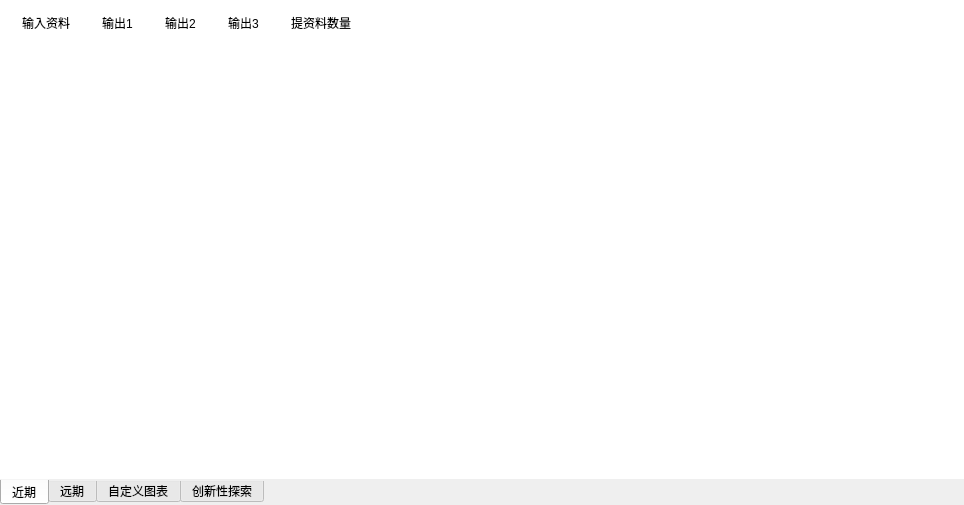
<?xml version="1.0" encoding="UTF-8"?>
<ui version="4.0">
 <class>afcCalMain</class>
 <widget class="QWidget" name="afcCalMain">
  <property name="geometry">
   <rect>
    <x>0</x>
    <y>0</y>
    <width>862</width>
    <height>0</height>
   </rect>
  </property>
  <property name="windowTitle">
   <string>Form</string>
  </property>
  <property name="styleSheet">
   <string notr="true">/*
QPushButton {
	border-radius: 0px;
    color: white;
	padding: 4px 8px;
    text-align: center;
    text-decoration: none;
    background-color: white;
    color: black;
    border: 1px solid rgb(0, 122, 204);
}
QPushButton:checked {
    background-color: rgb(0, 122, 204);
    text-align: center;
    text-decoration: none;
    color: white;
}
QPushButton:disabled {
    background-color: white;
    text-align: center;
    text-decoration: none;
    color: grey;
    border: 1px solid grey;
}
QPushButton:hover {
    background-color: rgb(0, 122, 204);
    color: white;
}
QPushButton:pressed {
    background-color: rgb(0, 122, 204);
}
*/

QPushButton {
	border-radius: 0px;
    color: white;
	padding: 4px 12px;
    text-align: center;
    text-decoration: none;
    background-color: white;
    color: black;
    border: 1px solid white;
}
QPushButton:checked {
    background-color: white;
    text-align: center;
    text-decoration: none;
    color: black;
	border: 1px solid rgb(51,153,255);
}
QPushButton:disabled {
    background-color: white;
    text-align: center;
    text-decoration: none;
    color: grey;
    border: 1px solid white;
}
QPushButton:hover {
    background-color: rgb(201,222,245);
    color: black;
}
QPushButton:pressed {
    background-color: rgb(0,122,204);
	color:white
}

/*tablewidget 样式*/
QTableView , QTableWidget{
	selection-background-color: rgb(178,215,240);
	background-color:white;/*整个表格的背景色，这里为白色*/
	alternate-background-color: rgb(250, 250, 250);
	border:0px solid #E0DDDC;/*边框为1像素，灰色*/
	border-top:0px solid #E0DDDC;
	border-bottom:0px solid #E0DDDC;
	gridline-color:lightgray;/*这个是表格的格子线的颜色，为亮灰*/
}
/*这里是表格表头样式*/
QHeaderView::section{
	background-color:white;/*背景色 白色*/
	border:0px solid #E0DDDC;/*先把边框宽度设为0，即隐藏所有表头边框*/
	border-bottom:1px solid #E0DDDC;/*然后只显示下边框，因为上边框和左右边框是整个Table的边框，都显示会有2px的边框宽度*/
	height:50px;/*表头高度*/
}

QTableView QTableCornerButton::section {
	border:0px solid #E0DDDC;
	background-color:white;
	border-top:0px solid #E0DDDC;
	border-left:0px solid #E0DDDC;
	border-right:0px solid #E0DDDC;
}
</string>
  </property>
  <layout class="QGridLayout" name="gridLayout_3">
   <property name="leftMargin">
    <number>0</number>
   </property>
   <property name="topMargin">
    <number>0</number>
   </property>
   <property name="rightMargin">
    <number>0</number>
   </property>
   <property name="bottomMargin">
    <number>0</number>
   </property>
   <item row="0" column="0">
    <widget class="QTabWidget" name="tabWidget">
     <property name="styleSheet">
      <string notr="true">QTabWidget {

}
QTabWidget::pane {
	border:0px solid rgb(204,206,219);
	background-color: rgb(255, 255, 255);
}

QTavWidget::tab-bar{
	
}
QTabBar::tab{

}
QTabBar::tab:hover{

}
QTabBar::tab:selected{

}
</string>
     </property>
     <property name="tabPosition">
      <enum>QTabWidget::South</enum>
     </property>
     <property name="currentIndex">
      <number>0</number>
     </property>
     <widget class="QWidget" name="tab_recent">
      <attribute name="title">
       <string>近期</string>
      </attribute>
      <layout class="QGridLayout" name="gridLayout_2">
       <property name="leftMargin">
        <number>9</number>
       </property>
       <property name="rightMargin">
        <number>9</number>
       </property>
       <property name="bottomMargin">
        <number>0</number>
       </property>
       <item row="0" column="4">
        <widget class="QPushButton" name="o4Btn">
         <property name="font">
          <font>
           <pointsize>9</pointsize>
           <underline>false</underline>
           <strikeout>false</strikeout>
          </font>
         </property>
         <property name="text">
          <string>提资料数量</string>
         </property>
         <property name="checkable">
          <bool>true</bool>
         </property>
        </widget>
       </item>
       <item row="0" column="1">
        <widget class="QPushButton" name="o2Btn">
         <property name="text">
          <string>输出1</string>
         </property>
         <property name="checkable">
          <bool>true</bool>
         </property>
        </widget>
       </item>
       <item row="1" column="0" colspan="9">
        <widget class="QStackedWidget" name="stackedWidget">
         <property name="styleSheet">
          <string notr="true"/>
         </property>
         <property name="currentIndex">
          <number>4</number>
         </property>
         <widget class="QWidget" name="o1Wdiget">
          <layout class="QVBoxLayout" name="verticalLayout">
           <property name="leftMargin">
            <number>0</number>
           </property>
           <property name="topMargin">
            <number>0</number>
           </property>
           <property name="rightMargin">
            <number>0</number>
           </property>
           <property name="bottomMargin">
            <number>0</number>
           </property>
           <item>
            <widget class="QTableWidget" name="o1tableWidget"/>
           </item>
          </layout>
         </widget>
         <widget class="QWidget" name="o2Wdiget">
          <layout class="QVBoxLayout" name="verticalLayout_2">
           <property name="leftMargin">
            <number>0</number>
           </property>
           <property name="topMargin">
            <number>0</number>
           </property>
           <property name="rightMargin">
            <number>0</number>
           </property>
           <property name="bottomMargin">
            <number>0</number>
           </property>
           <item>
            <widget class="QTableWidget" name="o2tableWidget"/>
           </item>
          </layout>
         </widget>
         <widget class="QWidget" name="o3Wdiget">
          <layout class="QVBoxLayout" name="verticalLayout_3">
           <property name="leftMargin">
            <number>0</number>
           </property>
           <property name="topMargin">
            <number>0</number>
           </property>
           <property name="rightMargin">
            <number>0</number>
           </property>
           <property name="bottomMargin">
            <number>0</number>
           </property>
           <item>
            <widget class="QTableWidget" name="o3tableWidget"/>
           </item>
          </layout>
         </widget>
         <widget class="QWidget" name="o4Wdiget">
          <layout class="QVBoxLayout" name="verticalLayout_4">
           <property name="leftMargin">
            <number>0</number>
           </property>
           <property name="topMargin">
            <number>0</number>
           </property>
           <property name="rightMargin">
            <number>0</number>
           </property>
           <property name="bottomMargin">
            <number>0</number>
           </property>
           <item>
            <widget class="QTableWidget" name="o4tableWidget"/>
           </item>
          </layout>
         </widget>
         <widget class="QWidget" name="o5Widget">
          <layout class="QVBoxLayout" name="verticalLayout_13">
           <property name="leftMargin">
            <number>0</number>
           </property>
           <property name="topMargin">
            <number>0</number>
           </property>
           <property name="rightMargin">
            <number>0</number>
           </property>
           <property name="bottomMargin">
            <number>0</number>
           </property>
           <item>
            <widget class="QTableWidget" name="o5tableWidget"/>
           </item>
          </layout>
         </widget>
        </widget>
       </item>
       <item row="0" column="0">
        <widget class="QPushButton" name="o1Btn">
         <property name="text">
          <string>输入资料</string>
         </property>
         <property name="checkable">
          <bool>true</bool>
         </property>
         <property name="checked">
          <bool>false</bool>
         </property>
         <property name="autoExclusive">
          <bool>false</bool>
         </property>
         <property name="flat">
          <bool>false</bool>
         </property>
        </widget>
       </item>
       <item row="0" column="2">
        <widget class="QPushButton" name="o3Btn">
         <property name="text">
          <string>输出2</string>
         </property>
         <property name="checkable">
          <bool>true</bool>
         </property>
        </widget>
       </item>
       <item row="0" column="5">
        <spacer name="horizontalSpacer">
         <property name="orientation">
          <enum>Qt::Horizontal</enum>
         </property>
         <property name="sizeHint" stdset="0">
          <size>
           <width>531</width>
           <height>20</height>
          </size>
         </property>
        </spacer>
       </item>
       <item row="0" column="6" colspan="3">
        <widget class="QPushButton" name="toExcelBtn">
         <property name="styleSheet">
          <string notr="true">padding:5px</string>
         </property>
         <property name="text">
          <string/>
         </property>
         <property name="icon">
          <iconset resource="../../../../../resources.qrc">
           <normaloff>:/resource/ExportToExcel_16x.svg</normaloff>:/resource/ExportToExcel_16x.svg</iconset>
         </property>
         <property name="iconSize">
          <size>
           <width>16</width>
           <height>16</height>
          </size>
         </property>
        </widget>
       </item>
       <item row="0" column="3">
        <widget class="QPushButton" name="o5Btn">
         <property name="text">
          <string>输出3</string>
         </property>
         <property name="checkable">
          <bool>true</bool>
         </property>
        </widget>
       </item>
      </layout>
     </widget>
     <widget class="QWidget" name="tab_far">
      <attribute name="title">
       <string>远期</string>
      </attribute>
      <layout class="QGridLayout" name="gridLayout">
       <property name="bottomMargin">
        <number>0</number>
       </property>
       <item row="1" column="0" colspan="8">
        <widget class="QStackedWidget" name="stackedWidget_2">
         <property name="styleSheet">
          <string notr="true"/>
         </property>
         <property name="currentIndex">
          <number>4</number>
         </property>
         <widget class="QWidget" name="o1Wdiget_2">
          <layout class="QVBoxLayout" name="verticalLayout_6">
           <property name="leftMargin">
            <number>0</number>
           </property>
           <property name="topMargin">
            <number>0</number>
           </property>
           <property name="rightMargin">
            <number>0</number>
           </property>
           <property name="bottomMargin">
            <number>0</number>
           </property>
           <item>
            <widget class="QTableWidget" name="o1tableWidget_2"/>
           </item>
          </layout>
         </widget>
         <widget class="QWidget" name="o2Wdiget_2">
          <layout class="QVBoxLayout" name="verticalLayout_7">
           <property name="leftMargin">
            <number>0</number>
           </property>
           <property name="topMargin">
            <number>0</number>
           </property>
           <property name="rightMargin">
            <number>0</number>
           </property>
           <property name="bottomMargin">
            <number>0</number>
           </property>
           <item>
            <widget class="QTableWidget" name="o2tableWidget_2"/>
           </item>
          </layout>
         </widget>
         <widget class="QWidget" name="o3Wdiget_2">
          <layout class="QVBoxLayout" name="verticalLayout_8">
           <property name="leftMargin">
            <number>0</number>
           </property>
           <property name="topMargin">
            <number>0</number>
           </property>
           <property name="rightMargin">
            <number>0</number>
           </property>
           <property name="bottomMargin">
            <number>0</number>
           </property>
           <item>
            <widget class="QTableWidget" name="o3tableWidget_2"/>
           </item>
          </layout>
         </widget>
         <widget class="QWidget" name="o4Wdiget_2">
          <layout class="QVBoxLayout" name="verticalLayout_9">
           <property name="leftMargin">
            <number>0</number>
           </property>
           <property name="topMargin">
            <number>0</number>
           </property>
           <property name="rightMargin">
            <number>0</number>
           </property>
           <property name="bottomMargin">
            <number>0</number>
           </property>
           <item>
            <widget class="QTableWidget" name="o4tableWidget_2"/>
           </item>
          </layout>
         </widget>
         <widget class="QWidget" name="o5Widget_2">
          <layout class="QVBoxLayout" name="verticalLayout_19">
           <property name="leftMargin">
            <number>0</number>
           </property>
           <property name="topMargin">
            <number>0</number>
           </property>
           <property name="rightMargin">
            <number>0</number>
           </property>
           <property name="bottomMargin">
            <number>0</number>
           </property>
           <item>
            <widget class="QTableWidget" name="o5tableWidget_2"/>
           </item>
          </layout>
         </widget>
        </widget>
       </item>
       <item row="0" column="2">
        <widget class="QPushButton" name="o3Btn_2">
         <property name="text">
          <string>输出2</string>
         </property>
         <property name="checkable">
          <bool>true</bool>
         </property>
        </widget>
       </item>
       <item row="0" column="0">
        <widget class="QPushButton" name="o1Btn_2">
         <property name="text">
          <string>输入资料</string>
         </property>
         <property name="checkable">
          <bool>true</bool>
         </property>
         <property name="checked">
          <bool>false</bool>
         </property>
         <property name="autoExclusive">
          <bool>false</bool>
         </property>
         <property name="flat">
          <bool>false</bool>
         </property>
        </widget>
       </item>
       <item row="0" column="4">
        <widget class="QPushButton" name="o4Btn_2">
         <property name="text">
          <string>提资料数量</string>
         </property>
         <property name="checkable">
          <bool>true</bool>
         </property>
        </widget>
       </item>
       <item row="0" column="6" colspan="2">
        <widget class="QPushButton" name="toExcelBtn_2">
         <property name="styleSheet">
          <string notr="true">padding:5px</string>
         </property>
         <property name="text">
          <string/>
         </property>
         <property name="icon">
          <iconset resource="../../../../../resources.qrc">
           <normaloff>:/resource/ExportToExcel_16x.svg</normaloff>:/resource/ExportToExcel_16x.svg</iconset>
         </property>
         <property name="iconSize">
          <size>
           <width>16</width>
           <height>16</height>
          </size>
         </property>
        </widget>
       </item>
       <item row="0" column="1">
        <widget class="QPushButton" name="o2Btn_2">
         <property name="text">
          <string>输出1</string>
         </property>
         <property name="checkable">
          <bool>true</bool>
         </property>
        </widget>
       </item>
       <item row="0" column="5">
        <spacer name="horizontalSpacer_2">
         <property name="orientation">
          <enum>Qt::Horizontal</enum>
         </property>
         <property name="sizeHint" stdset="0">
          <size>
           <width>531</width>
           <height>20</height>
          </size>
         </property>
        </spacer>
       </item>
       <item row="0" column="3">
        <widget class="QPushButton" name="o5Btn_2">
         <property name="text">
          <string>输出3</string>
         </property>
         <property name="checkable">
          <bool>true</bool>
         </property>
        </widget>
       </item>
      </layout>
     </widget>
     <widget class="QWidget" name="tab_figure">
      <attribute name="title">
       <string>自定义图表</string>
      </attribute>
      <layout class="QVBoxLayout" name="verticalLayout_10" stretch="0">
       <property name="bottomMargin">
        <number>0</number>
       </property>
       <item>
        <layout class="QGridLayout" name="gridLayout_4" columnstretch="1,6">
         <property name="leftMargin">
          <number>5</number>
         </property>
         <property name="topMargin">
          <number>5</number>
         </property>
         <property name="rightMargin">
          <number>5</number>
         </property>
         <property name="bottomMargin">
          <number>5</number>
         </property>
         <item row="0" column="1" rowspan="2">
          <widget class="QFrame" name="frame_2">
           <property name="styleSheet">
            <string notr="true">QFrame#frame_2{
	border:1px solid rgb(204,206,219);
     background-color: transparent;
     border-top: 10px solid qlineargradient(y0:0, y1:1,stop: 0 #ececef, stop: 1 white);
     border-left: 10px solid qlineargradient(x0:0, x1:1,stop: 0 #ececef, stop: 1 white);
     border-bottom: 10px solid qlineargradient(y0:0, y1:1,stop: 0 white, stop: 1  #ececef);
     border-right: 10px solid qlineargradient(x0:0, x1:1,stop:  0 white, stop: 1 #ececef);
}</string>
           </property>
           <property name="frameShape">
            <enum>QFrame::StyledPanel</enum>
           </property>
           <property name="frameShadow">
            <enum>QFrame::Raised</enum>
           </property>
           <layout class="QVBoxLayout" name="verticalLayout_31">
            <property name="leftMargin">
             <number>0</number>
            </property>
            <property name="topMargin">
             <number>0</number>
            </property>
            <property name="rightMargin">
             <number>0</number>
            </property>
            <property name="bottomMargin">
             <number>0</number>
            </property>
            <item>
             <layout class="QVBoxLayout" name="verticalLayout_30"/>
            </item>
           </layout>
          </widget>
         </item>
         <item row="0" column="0" rowspan="2">
          <widget class="QFrame" name="frame">
           <property name="styleSheet">
            <string notr="true">QFrame#frame{
	border:1px solid rgb(204,206,219);
     background-color: transparent;
     border-top: 10px solid qlineargradient(y0:0, y1:1,stop: 0 #ececef, stop: 1 white);
     border-left: 10px solid qlineargradient(x0:0, x1:1,stop: 0 #ececef, stop: 1 white);
     border-bottom: 10px solid qlineargradient(y0:0, y1:1,stop: 0 white, stop: 1  #ececef);
     border-right: 10px solid qlineargradient(x0:0, x1:1,stop:  0 white, stop: 1 #ececef);
}</string>
           </property>
           <property name="frameShape">
            <enum>QFrame::StyledPanel</enum>
           </property>
           <property name="frameShadow">
            <enum>QFrame::Raised</enum>
           </property>
           <layout class="QVBoxLayout" name="verticalLayout_29">
            <property name="leftMargin">
             <number>0</number>
            </property>
            <property name="topMargin">
             <number>0</number>
            </property>
            <property name="rightMargin">
             <number>0</number>
            </property>
            <property name="bottomMargin">
             <number>0</number>
            </property>
            <item>
             <layout class="QGridLayout" name="gridLayout_5">
              <item row="0" column="0" rowspan="2" colspan="2">
               <layout class="QVBoxLayout" name="verticalLayout_12">
                <property name="leftMargin">
                 <number>9</number>
                </property>
                <property name="topMargin">
                 <number>9</number>
                </property>
                <property name="rightMargin">
                 <number>9</number>
                </property>
                <property name="bottomMargin">
                 <number>9</number>
                </property>
                <item>
                 <widget class="QLabel" name="label">
                  <property name="text">
                   <string>表格类型</string>
                  </property>
                 </widget>
                </item>
                <item>
                 <widget class="QComboBox" name="comboBox">
                  <item>
                   <property name="text">
                    <string>柱状图</string>
                   </property>
                  </item>
                  <item>
                   <property name="text">
                    <string>平行分类图</string>
                   </property>
                  </item>
                  <item>
                   <property name="text">
                    <string>饼图</string>
                   </property>
                  </item>
                 </widget>
                </item>
               </layout>
              </item>
              <item row="2" column="0">
               <widget class="QTabWidget" name="tabWidget_2">
                <property name="currentIndex">
                 <number>1</number>
                </property>
                <property name="tabBarAutoHide">
                 <bool>true</bool>
                </property>
                <widget class="QWidget" name="bar_tab">
                 <attribute name="title">
                  <string>bar</string>
                 </attribute>
                 <layout class="QVBoxLayout" name="verticalLayout_15">
                  <property name="leftMargin">
                   <number>9</number>
                  </property>
                  <item>
                   <widget class="QLabel" name="label_2">
                    <property name="text">
                     <string>x轴</string>
                    </property>
                   </widget>
                  </item>
                  <item>
                   <layout class="QVBoxLayout" name="verticalLayout_16">
                    <property name="leftMargin">
                     <number>0</number>
                    </property>
                    <property name="topMargin">
                     <number>0</number>
                    </property>
                    <property name="rightMargin">
                     <number>0</number>
                    </property>
                    <property name="bottomMargin">
                     <number>0</number>
                    </property>
                   </layout>
                  </item>
                  <item>
                   <widget class="QLabel" name="label_3">
                    <property name="text">
                     <string>y轴</string>
                    </property>
                   </widget>
                  </item>
                  <item>
                   <layout class="QVBoxLayout" name="verticalLayout_17">
                    <property name="leftMargin">
                     <number>0</number>
                    </property>
                    <property name="topMargin">
                     <number>0</number>
                    </property>
                    <property name="rightMargin">
                     <number>0</number>
                    </property>
                    <property name="bottomMargin">
                     <number>0</number>
                    </property>
                   </layout>
                  </item>
                  <item>
                   <widget class="QLabel" name="label_5">
                    <property name="text">
                     <string>模式</string>
                    </property>
                   </widget>
                  </item>
                  <item>
                   <widget class="QComboBox" name="mode_combo_box">
                    <item>
                     <property name="text">
                      <string>堆叠</string>
                     </property>
                    </item>
                    <item>
                     <property name="text">
                      <string>组合</string>
                     </property>
                    </item>
                   </widget>
                  </item>
                  <item>
                   <widget class="QPushButton" name="generate_bar_button">
                    <property name="styleSheet">
                     <string notr="true">QPushButton{
	border:1px solid black;
}</string>
                    </property>
                    <property name="text">
                     <string>生成</string>
                    </property>
                   </widget>
                  </item>
                  <item>
                   <spacer name="verticalSpacer">
                    <property name="orientation">
                     <enum>Qt::Vertical</enum>
                    </property>
                    <property name="sizeHint" stdset="0">
                     <size>
                      <width>20</width>
                      <height>40</height>
                     </size>
                    </property>
                   </spacer>
                  </item>
                 </layout>
                </widget>
                <widget class="QWidget" name="parallel_tab">
                 <attribute name="title">
                  <string>parallel</string>
                 </attribute>
                 <layout class="QVBoxLayout" name="verticalLayout_11">
                  <property name="leftMargin">
                   <number>9</number>
                  </property>
                  <property name="topMargin">
                   <number>9</number>
                  </property>
                  <property name="rightMargin">
                   <number>9</number>
                  </property>
                  <property name="bottomMargin">
                   <number>9</number>
                  </property>
                  <item>
                   <layout class="QVBoxLayout" name="verticalLayout_5">
                    <property name="leftMargin">
                     <number>0</number>
                    </property>
                    <property name="topMargin">
                     <number>0</number>
                    </property>
                    <property name="rightMargin">
                     <number>0</number>
                    </property>
                    <property name="bottomMargin">
                     <number>0</number>
                    </property>
                    <item>
                     <widget class="QLabel" name="label_6">
                      <property name="text">
                       <string>维度</string>
                      </property>
                     </widget>
                    </item>
                    <item>
                     <layout class="QVBoxLayout" name="verticalLayout_14">
                      <property name="leftMargin">
                       <number>5</number>
                      </property>
                      <property name="topMargin">
                       <number>5</number>
                      </property>
                      <property name="rightMargin">
                       <number>5</number>
                      </property>
                      <property name="bottomMargin">
                       <number>5</number>
                      </property>
                     </layout>
                    </item>
                    <item>
                     <widget class="QLabel" name="label_7">
                      <property name="text">
                       <string>归类颜色</string>
                      </property>
                     </widget>
                    </item>
                    <item>
                     <layout class="QVBoxLayout" name="verticalLayout_18">
                      <property name="leftMargin">
                       <number>5</number>
                      </property>
                      <property name="topMargin">
                       <number>5</number>
                      </property>
                      <property name="rightMargin">
                       <number>5</number>
                      </property>
                      <property name="bottomMargin">
                       <number>5</number>
                      </property>
                      <item>
                       <widget class="QCheckBox" name="checkBox">
                        <property name="text">
                         <string>空</string>
                        </property>
                       </widget>
                      </item>
                     </layout>
                    </item>
                    <item>
                     <widget class="QPushButton" name="generate_parallel_button">
                      <property name="styleSheet">
                       <string notr="true">QPushButton{
	border:1px solid black;
}</string>
                      </property>
                      <property name="text">
                       <string>生成</string>
                      </property>
                     </widget>
                    </item>
                    <item>
                     <spacer name="verticalSpacer_2">
                      <property name="orientation">
                       <enum>Qt::Vertical</enum>
                      </property>
                      <property name="sizeHint" stdset="0">
                       <size>
                        <width>20</width>
                        <height>40</height>
                       </size>
                      </property>
                     </spacer>
                    </item>
                   </layout>
                  </item>
                 </layout>
                </widget>
                <widget class="QWidget" name="pie_tab">
                 <attribute name="title">
                  <string>pie</string>
                 </attribute>
                 <layout class="QVBoxLayout" name="verticalLayout_27">
                  <item>
                   <layout class="QVBoxLayout" name="verticalLayout_26">
                    <item>
                     <widget class="QLabel" name="label_13">
                      <property name="text">
                       <string>值</string>
                      </property>
                     </widget>
                    </item>
                    <item>
                     <layout class="QVBoxLayout" name="verticalLayout_28">
                      <property name="leftMargin">
                       <number>5</number>
                      </property>
                      <property name="topMargin">
                       <number>5</number>
                      </property>
                      <property name="rightMargin">
                       <number>5</number>
                      </property>
                      <property name="bottomMargin">
                       <number>5</number>
                      </property>
                      <item>
                       <widget class="QRadioButton" name="radioButton">
                        <property name="text">
                         <string>进站检票机</string>
                        </property>
                        <property name="checked">
                         <bool>true</bool>
                        </property>
                       </widget>
                      </item>
                      <item>
                       <widget class="QRadioButton" name="radioButton_2">
                        <property name="text">
                         <string>出站检票机</string>
                        </property>
                       </widget>
                      </item>
                      <item>
                       <widget class="QRadioButton" name="radioButton_3">
                        <property name="text">
                         <string>双向检票机</string>
                        </property>
                       </widget>
                      </item>
                      <item>
                       <widget class="QRadioButton" name="radioButton_4">
                        <property name="text">
                         <string>双向检票机
(宽)</string>
                        </property>
                       </widget>
                      </item>
                      <item>
                       <widget class="QRadioButton" name="radioButton_5">
                        <property name="text">
                         <string>出站检票机
(总可用量)</string>
                        </property>
                       </widget>
                      </item>
                      <item>
                       <widget class="QRadioButton" name="radioButton_6">
                        <property name="text">
                         <string>自动售票机</string>
                        </property>
                       </widget>
                      </item>
                     </layout>
                    </item>
                    <item>
                     <widget class="QPushButton" name="generate_pie_button">
                      <property name="styleSheet">
                       <string notr="true">QPushButton{
	border:1px solid black;
}</string>
                      </property>
                      <property name="text">
                       <string>生成</string>
                      </property>
                     </widget>
                    </item>
                    <item>
                     <spacer name="verticalSpacer_5">
                      <property name="orientation">
                       <enum>Qt::Vertical</enum>
                      </property>
                      <property name="sizeHint" stdset="0">
                       <size>
                        <width>20</width>
                        <height>40</height>
                       </size>
                      </property>
                     </spacer>
                    </item>
                   </layout>
                  </item>
                 </layout>
                </widget>
               </widget>
              </item>
             </layout>
            </item>
           </layout>
          </widget>
         </item>
        </layout>
       </item>
      </layout>
     </widget>
     <widget class="QWidget" name="tab">
      <attribute name="title">
       <string>创新性探索</string>
      </attribute>
      <layout class="QVBoxLayout" name="verticalLayout_20">
       <item>
        <widget class="QFrame" name="frame_3">
         <property name="styleSheet">
          <string notr="true">QFrame#frame_3{
	border:1px solid rgb(204,206,219);
     background-color: transparent;
     border-top: 10px solid qlineargradient(y0:0, y1:1,stop: 0 #ececef, stop: 1 white);
     border-left: 10px solid qlineargradient(x0:0, x1:1,stop: 0 #ececef, stop: 1 white);
     border-bottom: 10px solid qlineargradient(y0:0, y1:1,stop: 0 white, stop: 1  #ececef);
     border-right: 10px solid qlineargradient(x0:0, x1:1,stop:  0 white, stop: 1 #ececef);
}</string>
         </property>
         <property name="frameShape">
          <enum>QFrame::StyledPanel</enum>
         </property>
         <property name="frameShadow">
          <enum>QFrame::Raised</enum>
         </property>
         <layout class="QVBoxLayout" name="verticalLayout_22">
          <property name="leftMargin">
           <number>0</number>
          </property>
          <property name="topMargin">
           <number>0</number>
          </property>
          <property name="rightMargin">
           <number>0</number>
          </property>
          <property name="bottomMargin">
           <number>0</number>
          </property>
          <item>
           <widget class="QPushButton" name="exp_button">
            <property name="sizePolicy">
             <sizepolicy hsizetype="Minimum" vsizetype="Fixed">
              <horstretch>0</horstretch>
              <verstretch>0</verstretch>
             </sizepolicy>
            </property>
            <property name="minimumSize">
             <size>
              <width>0</width>
              <height>50</height>
             </size>
            </property>
            <property name="text">
             <string>生成报告</string>
            </property>
           </widget>
          </item>
          <item>
           <layout class="QVBoxLayout" name="verticalLayout_21"/>
          </item>
         </layout>
        </widget>
       </item>
      </layout>
     </widget>
    </widget>
   </item>
  </layout>
 </widget>
 <resources>
  <include location="../../../../../resources.qrc"/>
 </resources>
 <connections/>
</ui>
